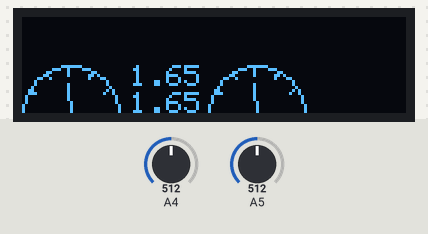
Simulated run of this sketch. Board: Arduino Uno, built with avr-gcc and run on an emulated ATmega328P. Parts: 128×32 one-colour display. The test bench sets the inputs (shaded band); at power-on: A4 = 512, A5 = 512.

Above: at 1.2 s.
1.3 s: A4 set to 716
At 2.5 s:
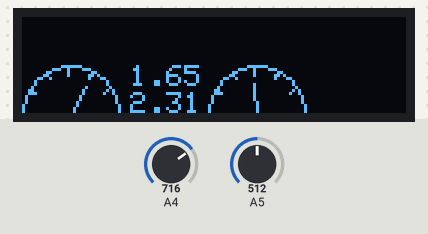
2.8 s: A5 set to 716
At 3.8 s:
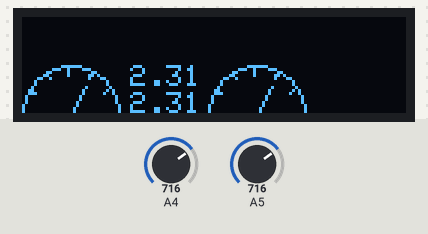
4.3 s: A4 set to 900
At 4.9 s:
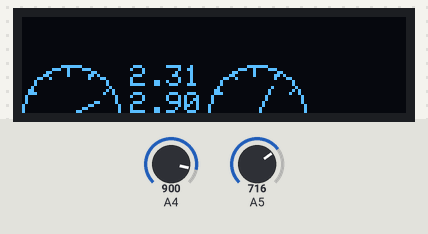
5.8 s: A5 set to 900
At 7.0 s:
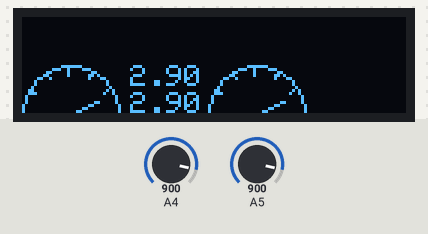
7.3 s: A4 set to 1023
At 8.5 s:
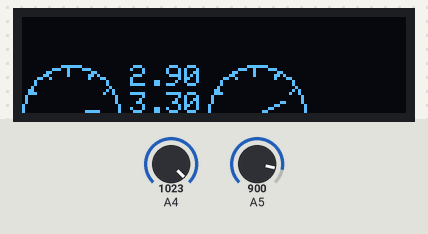
8.8 s: A5 set to 1023
At 10.0 s:
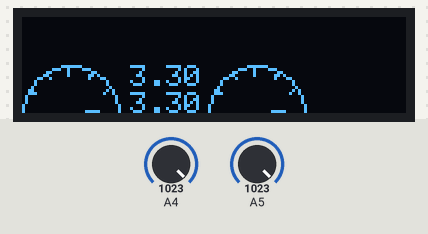
Timing chart, 0 to 11.3 s (numbered marks = the images above; inputs shaded):
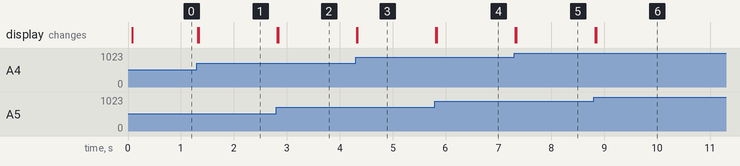

Measured:
- after the input at 1.3 s, the display: first changes at once (image 1 shows a later state)
- after the input at 2.8 s, the display: first changes at once (image 2 shows a later state)
- after the input at 4.3 s, the display: first changes at once (image 3 shows a later state)
- after the input at 5.8 s, the display: first changes at once (image 4 shows a later state)
- after the input at 7.3 s, the display: first changes at once (image 5 shows a later state)
- after the input at 8.8 s, the display: first changes at once (image 6 shows a later state)

The sketch:

ZERO_long_analogmeter.ino
```cpp
/// 2ch-Analogue/Digital meter sample
/// for Zero-long
/// Default input:A4 and A5
/// Nov. 2016 kodera2t

#include <SPI.h>
#include <Wire.h>
#include <Adafruit_GFX.h>
#include <Adafruit_SSD1306.h>

#define OLED_RESET 7
Adafruit_SSD1306 display(OLED_RESET);


void setup()   {
  int xpos,ypos;
  // by default, we'll generate the high voltage from the 3.3v line internally! (neat!)
  display.begin(SSD1306_SWITCHCAPVCC, 0x3C);  // initialize with the I2C addr 0x3C (for the 128x32)
  // init done

  //testscrolltext();
  // Clear the buffer.
  display.clearDisplay();
//  display.setTextSize(1);
//  display.setTextColor(WHITE);
//  display.setCursor(32,32);

//////draw axis and tics///////
  display.drawCircle(16,32,16,WHITE);
  for(int j=30;j<180;j=j+30){
    for(int i=13;i<16;i++){
    xpos=16-i*cos(j*3.1415/180);
    ypos=32-i*sin(j*3.1415/180);
    display.drawPixel(xpos,ypos,WHITE);
    }
  }
    display.drawCircle(78,32,16,WHITE);
  for(int j=30;j<180;j=j+30){
    for(int i=13;i<16;i++){
    xpos=78-i*cos(j*3.1415/180);
    ypos=32-i*sin(j*3.1415/180);
    display.drawPixel(xpos,ypos,WHITE);
    }
  }
////////////////////////////////q
  display.display();
}


void loop() {
  int readvalue1,readvalue2;
  float voltage;
  readvalue1=analogRead(A4);
  readvalue2=analogRead(A5);
  voltage=3.3*readvalue1/1024.0;
  drawneedle(readvalue1,readvalue2);
  eraseneedle(readvalue1,readvalue2);
  showvalue(readvalue1,readvalue2);

}

void drawneedle(int i,int j){
  int xpos2,ypos2;
  xpos2=16-10*cos(i/1024.0*3.1415);
  ypos2=32-10*sin(i/1024.0*3.1415);
  display.drawLine(xpos2,ypos2,16,32,WHITE);
  xpos2=78-10*cos(j/1024.0*3.1415);
  ypos2=32-10*sin(j/1024.0*3.1415);
  display.drawLine(xpos2,ypos2,78,32,WHITE);
  display.display();
}

void eraseneedle(int i,int j){
  int xpos3,ypos3;
  xpos3=16-10*cos(i/1024.0*3.1415);
  ypos3=32-10*sin(i/1024.0*3.1415);
  display.drawLine(xpos3,ypos3,16,32,BLACK);
  xpos3=78-10*cos(j/1024.0*3.1415);
  ypos3=32-10*sin(j/1024.0*3.1415);
  display.drawLine(xpos3,ypos3,78,32,BLACK);
//  display.display();
}

void showvalue(int i,int j){
    float voltage=3.3*i/1024.0;
      display.fillRect(36,25,24,8,BLACK);
    display.setTextColor(WHITE);
    display.setCursor(36,25);
    display.print(voltage);
    voltage=3.3*j/1024.0;
    display.fillRect(36,16,24,8,BLACK);
    display.setTextColor(WHITE);
    display.setCursor(36,16);
    display.print(voltage);
    //display.print("V");
}
```
